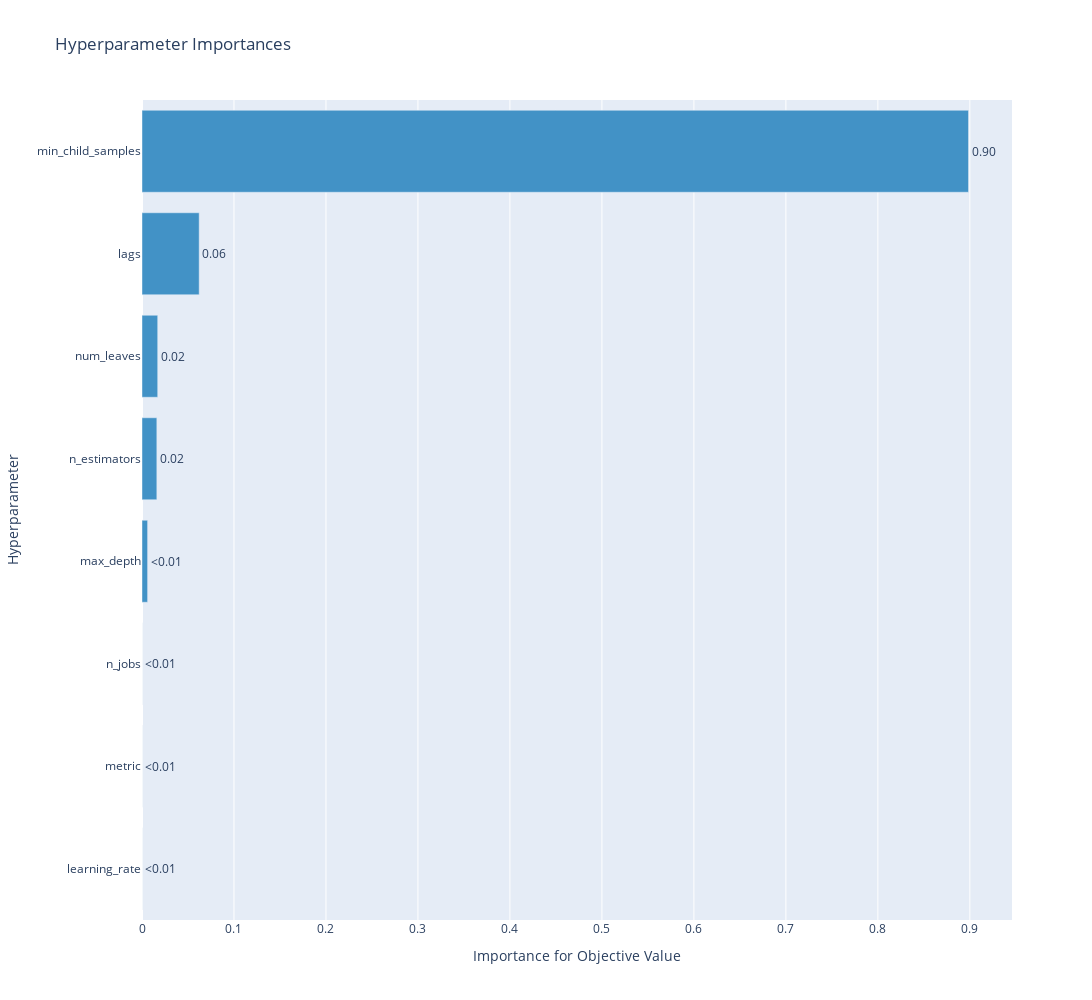

Source (notebook cell):
### Code cell
fig = plot_param_importances(locations_studies[example_location])
fig.update_layout(width=1200,height=1000)
fig.show(config=plotly_config)

### Figure 1 — Plotly figure (JSON) as saved in the notebook; plotly's stock layout.template omitted (floating-point values rounded to 4 significant figures)
{"data": [{"cliponaxis": false, "hovertemplate": ["learning_rate (CategoricalDistribution): 0.0<extra></extra>", "metric (CategoricalDistribution): 0.0<extra></extra>", "n_jobs (CategoricalDistribution): 0.0<extra></extra>", "max_depth (IntDistribution): 0.006084723447444143<extra></extra>", "n_estimators (IntDistribution): 0.016130819792397208<extra></extra>", "num_leaves (IntDistribution): 0.017077641583728344<extra></extra>", "lags (IntDistribution): 0.06216784562581543<extra></extra>", "min_child_samples (IntDistribution): 0.898538969550615<extra></extra>"], "marker": {"color": "rgb(66,146,198)"}, "orientation": "h", "text": ["<0.01", "<0.01", "<0.01", "<0.01", "0.02", "0.02", "0.06", "0.90"], "textposition": "outside", "type": "bar", "x": [0, 0, 0, 0.006085, 0.01613, 0.01708, 0.06217, 0.8985], "y": ["learning_rate", "metric", "n_jobs", "max_depth", "n_estimators", "num_leaves", "lags", "min_child_samples"]}], "layout": {"height": 1000, "showlegend": false, "title": {"text": "Hyperparameter Importances"}, "width": 1200, "xaxis": {"title": {"text": "Importance for Objective Value"}}, "yaxis": {"title": {"text": "Hyperparameter"}}}}
